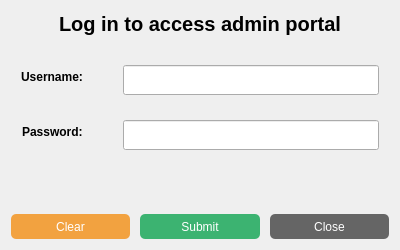
<?xml version="1.0" encoding="UTF-8"?>
<ui version="4.0">
 <class>passworddialog</class>
 <widget class="QDialog" name="passworddialog">
  <property name="geometry">
   <rect>
    <x>0</x>
    <y>0</y>
    <width>400</width>
    <height>250</height>
   </rect>
  </property>
  <property name="minimumSize">
   <size>
    <width>400</width>
    <height>250</height>
   </size>
  </property>
  <property name="maximumSize">
   <size>
    <width>400</width>
    <height>250</height>
   </size>
  </property>
  <property name="windowTitle">
   <string>Admin Login</string>
  </property>
  <layout class="QVBoxLayout" name="verticalLayout" stretch="1,5,1,2">
   <property name="spacing">
    <number>10</number>
   </property>
   <item>
    <widget class="QLabel" name="info">
     <property name="font">
      <font>
       <pointsize>15</pointsize>
       <bold>true</bold>
      </font>
     </property>
     <property name="text">
      <string>Log in to access admin portal</string>
     </property>
     <property name="alignment">
      <set>Qt::AlignCenter</set>
     </property>
    </widget>
   </item>
   <item>
    <layout class="QFormLayout" name="inputform">
     <property name="fieldGrowthPolicy">
      <enum>QFormLayout::ExpandingFieldsGrow</enum>
     </property>
     <property name="labelAlignment">
      <set>Qt::AlignCenter</set>
     </property>
     <property name="formAlignment">
      <set>Qt::AlignCenter</set>
     </property>
     <property name="horizontalSpacing">
      <number>40</number>
     </property>
     <property name="verticalSpacing">
      <number>25</number>
     </property>
     <property name="leftMargin">
      <number>10</number>
     </property>
     <property name="rightMargin">
      <number>10</number>
     </property>
     <item row="0" column="0">
      <widget class="QLabel" name="username">
       <property name="font">
        <font>
         <bold>true</bold>
        </font>
       </property>
       <property name="text">
        <string>Username:</string>
       </property>
      </widget>
     </item>
     <item row="1" column="0">
      <widget class="QLabel" name="password">
       <property name="font">
        <font>
         <bold>true</bold>
        </font>
       </property>
       <property name="text">
        <string>Password:</string>
       </property>
      </widget>
     </item>
     <item row="0" column="1">
      <widget class="QLineEdit" name="userfield">
       <property name="minimumSize">
        <size>
         <width>0</width>
         <height>30</height>
        </size>
       </property>
      </widget>
     </item>
     <item row="1" column="1">
      <widget class="QLineEdit" name="pwdfield">
       <property name="minimumSize">
        <size>
         <width>0</width>
         <height>30</height>
        </size>
       </property>
       <property name="echoMode">
        <enum>QLineEdit::Password</enum>
       </property>
      </widget>
     </item>
    </layout>
   </item>
   <item>
    <widget class="QLabel" name="error">
     <property name="font">
      <font>
       <bold>true</bold>
      </font>
     </property>
     <property name="styleSheet">
      <string notr="true">color: orange</string>
     </property>
     <property name="text">
      <string/>
     </property>
     <property name="alignment">
      <set>Qt::AlignCenter</set>
     </property>
    </widget>
   </item>
   <item>
    <layout class="QHBoxLayout" name="buttonlayout">
     <item>
      <widget class="QPushButton" name="clearbutton">
       <property name="minimumSize">
        <size>
         <width>0</width>
         <height>25</height>
        </size>
       </property>
       <property name="styleSheet">
        <string notr="true">QPushButton#clearbutton{
	background-color: #f2a240;
	border-radius: 5px;
	color: white;
}

QPushButton#clearbutton:hover{
	border: 2px solid teal;
}</string>
       </property>
       <property name="text">
        <string>Clear</string>
       </property>
      </widget>
     </item>
     <item>
      <widget class="QPushButton" name="submitbutton">
       <property name="minimumSize">
        <size>
         <width>0</width>
         <height>25</height>
        </size>
       </property>
       <property name="styleSheet">
        <string notr="true">QPushButton#submitbutton{
	background-color: MediumSeaGreen;
	border-radius: 5px;
	color: white;
}

QPushButton#submitbutton:hover{
	border: 2px solid teal;
}</string>
       </property>
       <property name="text">
        <string>Submit</string>
       </property>
      </widget>
     </item>
     <item>
      <widget class="QPushButton" name="closebutton">
       <property name="minimumSize">
        <size>
         <width>0</width>
         <height>25</height>
        </size>
       </property>
       <property name="styleSheet">
        <string notr="true">QPushButton#closebutton{
	background-color: #656565;
	border-radius: 5px;
	color: white;
}

QPushButton#closebutton:hover{
	border: 2px solid teal;
}</string>
       </property>
       <property name="text">
        <string>Close</string>
       </property>
      </widget>
     </item>
    </layout>
   </item>
  </layout>
 </widget>
 <resources/>
 <connections/>
</ui>
